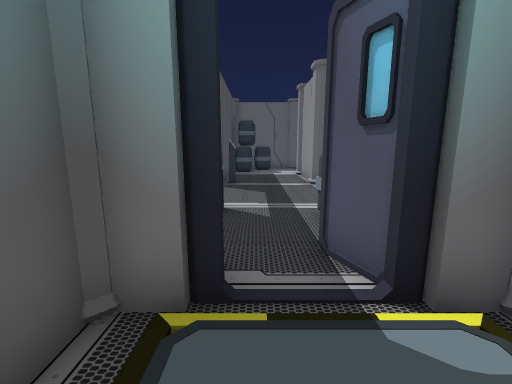
[1] (above)

24 first-person views from a walk through a 3-D level made in the Unity game engine. The camera is 1.3 m above the floor, tilts 10° down and sees 90° across. The floor is counted in squares, 1 m on a side. Each view is taken from the middle of a square. On the plan, view 1 faces up. The plan holds only what a view shows up to about 13 squares ahead; the rest is blank. The place goes on beyond the plan. The player is left out. Door leaves are left out, so doorways stand open.

[2]
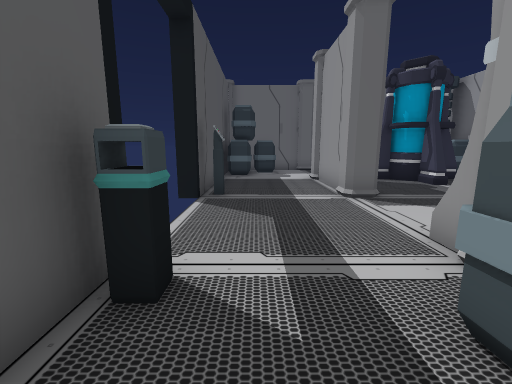

[3]
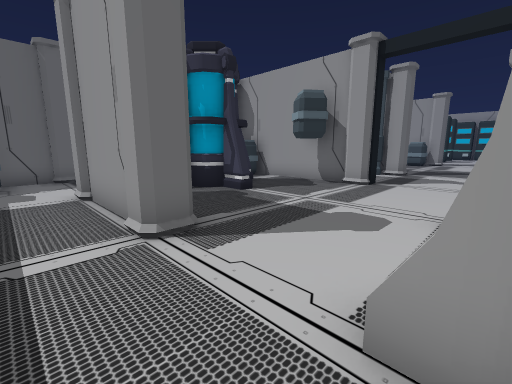

[4]
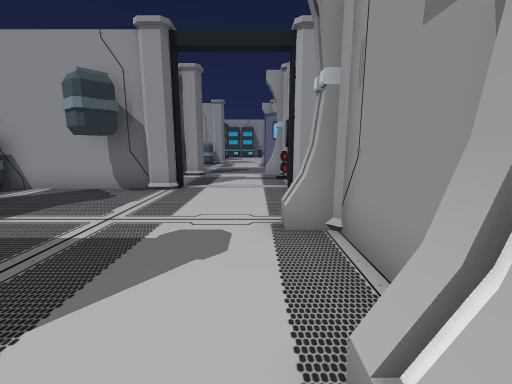

[5]
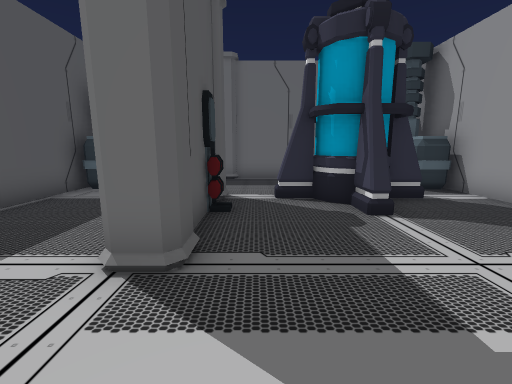

[6]
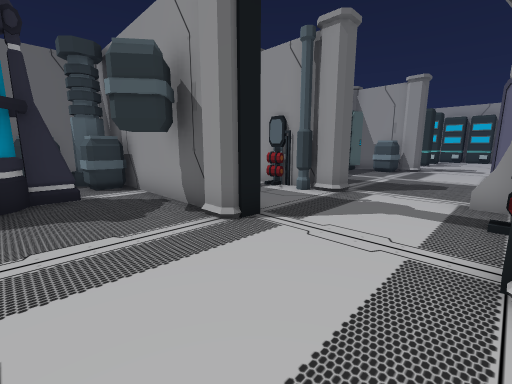

[7]
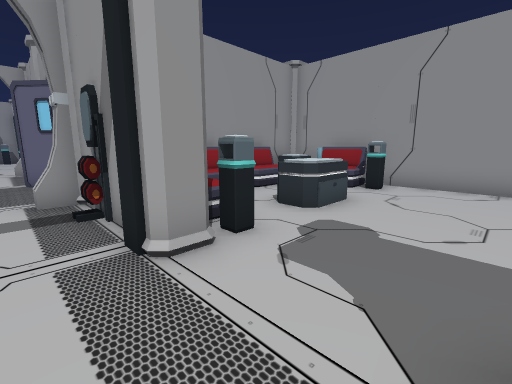

[8]
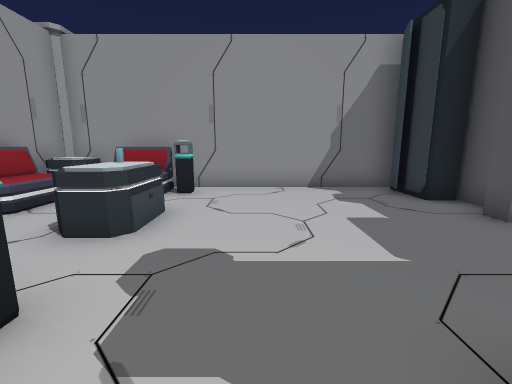

[9]
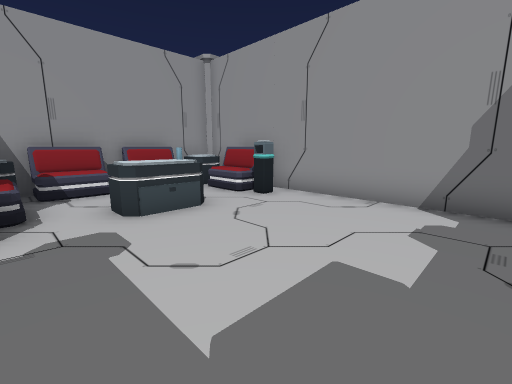

[10]
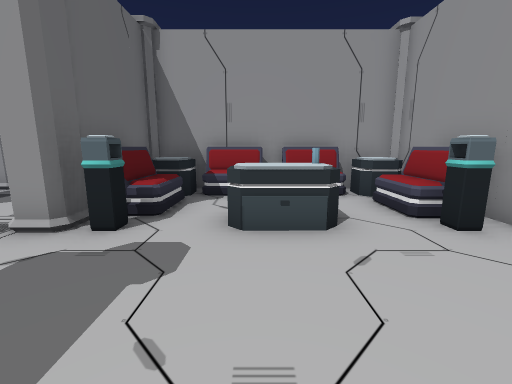

[11]
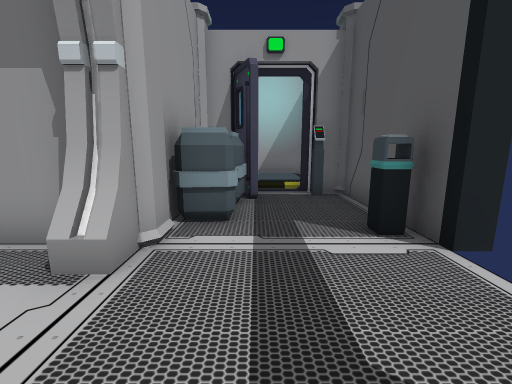

[12]
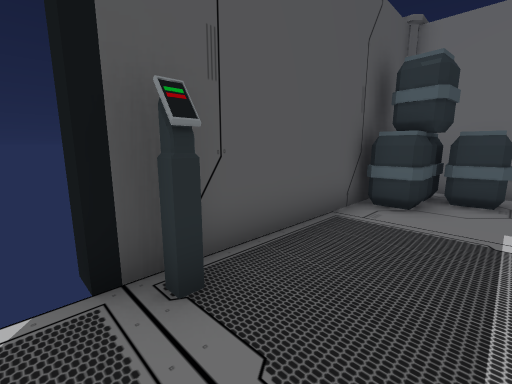

[13]
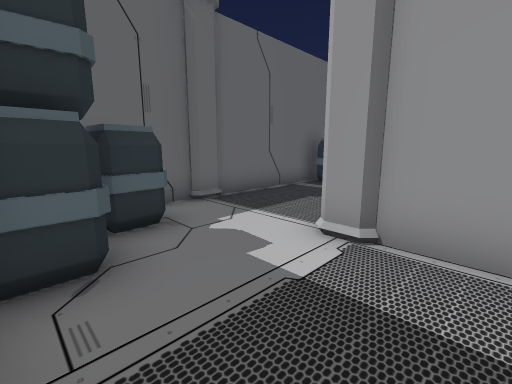

[14]
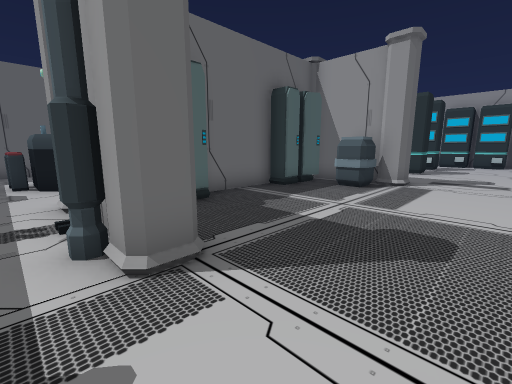

[15]
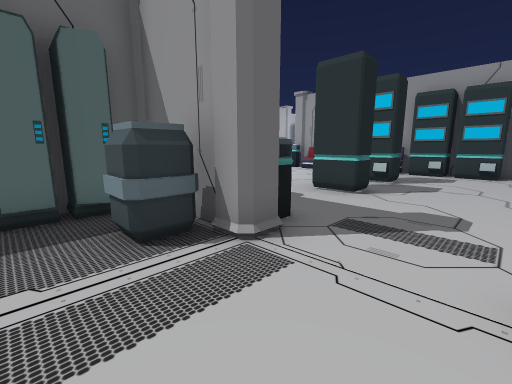

[16]
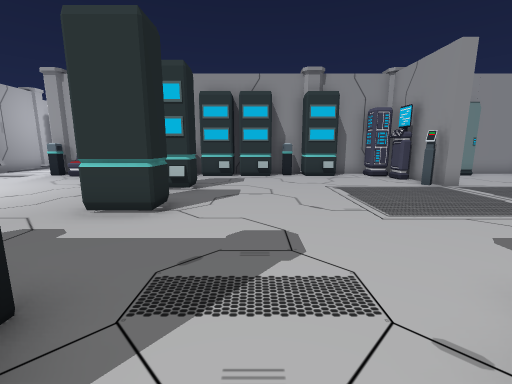

[17]
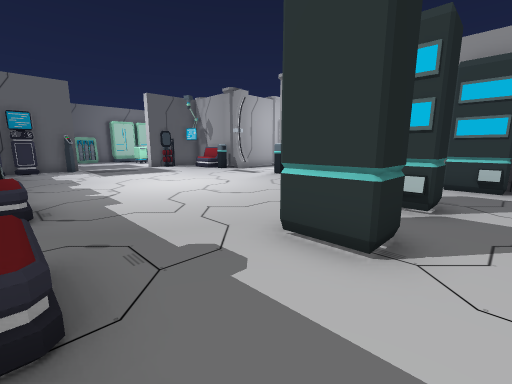

[18]
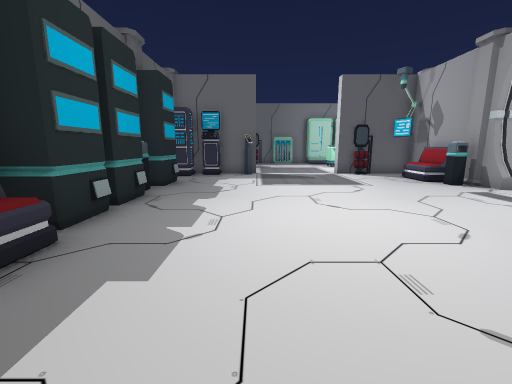

[19]
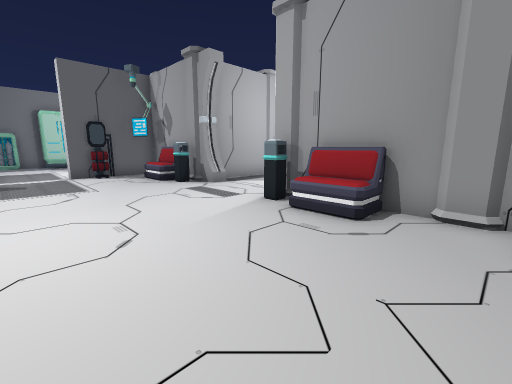

[20]
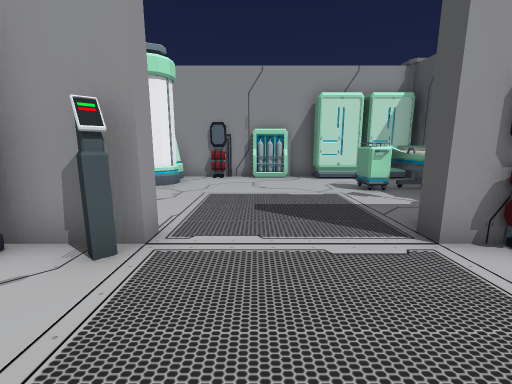

[21]
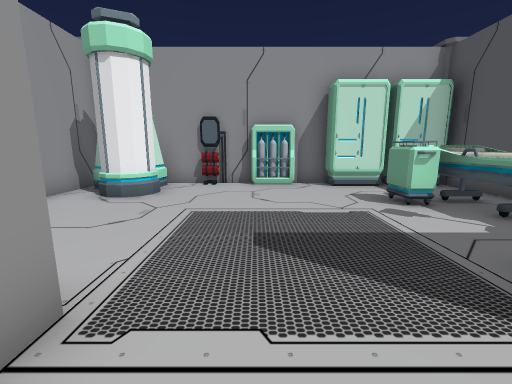

[22]
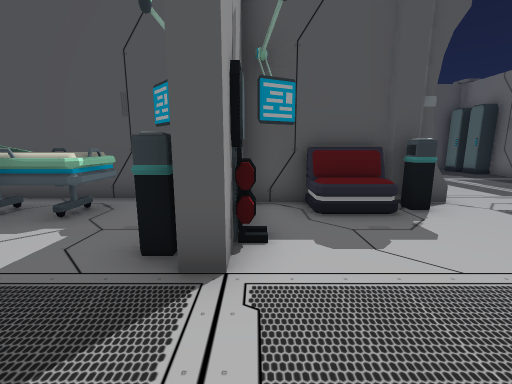

[23]
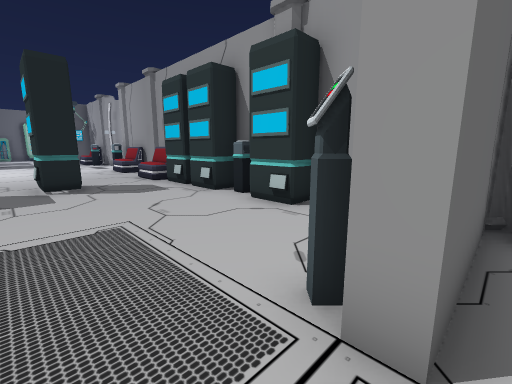

[24]
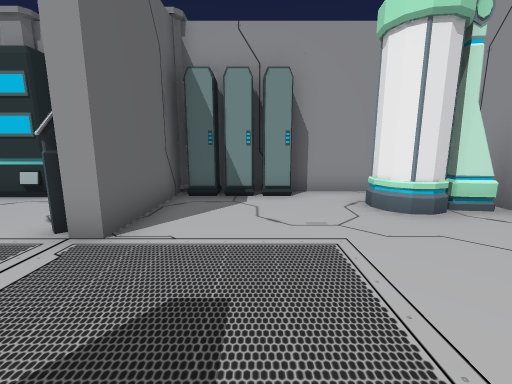

### Floor plan
Key: @ floor where view 1 was taken; # wall or solid block; . main floor; / step, stairs or slope; D open door; O other object.
Columns run from 2 left of view 1 to 39 right of it. Each row starts with its distance up from view 1.
 28                                ...
 27                          #####.... ###
 26                          #O#......O..#
 25                           ..........O#
 24                           O.........O##
 23                ##        OO.........OO###O
 22                .         O...........#..
 21                ..         #............
 20                .O         O...........
 19  ####O######   OO         O..........
 18  OOO......OO   .O        ##.........OO
 17 #OOO..... OO#  ..         O.........O#
 16 #OO.....O  O#  ..         O.........O#
 15 #....O.O##O.#  .         O...........O
 14 #....#..##..#  .OOO###OO##...........#
 13 #....O..O..##  .O......O#OO........OO#
 12 #....#.....O# ..O......OO#O..#O.O..OO#
 11 DD...O.....DOD..O........OO..##.#...O#
 10 DDD........DDDD.....................##
  9  DD........DDDD.....................O
  8  DD........DDDD.....................O
  7 DDD..#..#..DDDO.# ..O    #..........O#
  6 #O..OO##O...O####  O     OO.........OO
  5 #...O# .....OOOO#        OO..........#
  4 #...O .........O#        #..........O#
  3 ##.O  ......OO.O#        # O.....#####
  2 ##//#O......OO.O#           O....#####
  1 #/   #.........O#       # ..........O#
  0   @   O.....OOOO#       #.O.........O#
 -1  ///  O......OOO#        .O.........O#
 -2  ###   ######   O       #.OO.........#
 -3                         #.O.......OO.#
 -4                          .........OOO#
 -5                         #OOOO.OO#OO###
 -6                              #

Positions as (right, up) in squares from view 1, and headings:
1: (0, 0), facing up
2: (0, 4), facing up
3: (1, 7), facing up-right
4: (2, 8), facing right
5: (4, 8), facing up
6: (7, 7), facing up-right
7: (7, 8), facing down-right
8: (8, 7), facing down
9: (5, 5), facing down-right
10: (6, 3), facing right
11: (1, 10), facing down
12: (1, 10), facing up-left
13: (-1, 13), facing up-right
14: (13, 8), facing up-right
15: (20, 8), facing up-right
16: (22, 9), facing right
17: (24, 10), facing up-right
18: (27, 14), facing up
19: (29, 14), facing up-right
20: (29, 6), facing down
21: (29, 4), facing down
22: (29, 3), facing left
23: (29, 2), facing up-right
24: (27, 0), facing right
